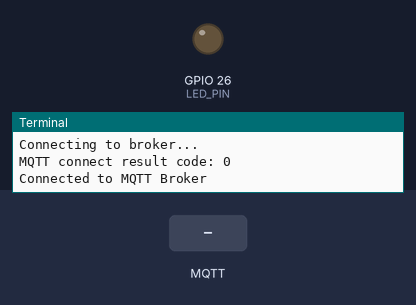
Bench run of a program on a simulated Raspberry Pi (BCM pin numbers). Shown: output pins drawn as LEDs (lit = HIGH), the last lines printed to the terminal. The inputs (shaded band) are chosen by the test bench. No MQTT or app messages arrive unless stated.

Above: at 1.3 s.
1.4 s: MQTT message "ON" arrives on the first subscribed topic
At 1.9 s:
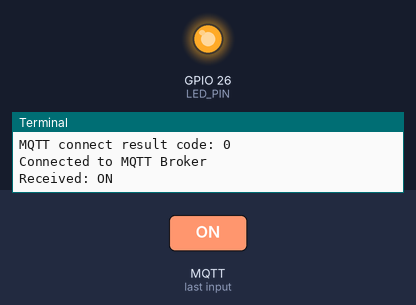
2.9 s: MQTT message "OFF" arrives on the first subscribed topic
At 4.3 s:
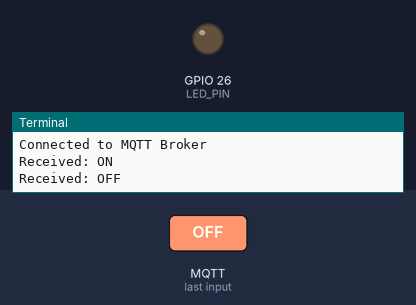
Timing chart, 0 to 5.9 s (numbered marks = the images above; inputs shaded):
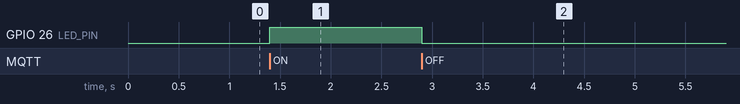

Measured:
- after the input at 1.4 s, GPIO 26 (LED_PIN): LOW → HIGH at once
- after the input at 2.9 s, GPIO 26 (LED_PIN): HIGH → LOW at once

The program:

led_with_mqtt.py
```python
import paho.mqtt.client as mqtt
import RPi.GPIO as GPIO

# ---------------- GPIO ----------------
LED_PIN = 26
GPIO.setwarnings(False)
GPIO.setmode(GPIO.BCM)
GPIO.setup(LED_PIN, GPIO.OUT)
GPIO.output(LED_PIN, False)

led_state = "OFF"

# ---------------- MQTT ----------------
BROKER = "YOUR_HIVEMQ_HOST"
PORT = 8883
USERNAME = "YOUR_USERNAME"
PASSWORD = "YOUR_PASSWORD"

TOPIC_CONTROL = "umesh/led/control"
TOPIC_STATUS  = "umesh/led/status"

def on_connect(client, userdata, flags, rc):
    print("MQTT connect result code:", rc)
    if rc == 0:
        print("Connected to MQTT Broker")
        client.subscribe(TOPIC_CONTROL)
        client.publish(TOPIC_STATUS, led_state)

def on_message(client, userdata, msg):
    global led_state
    command = msg.payload.decode()
    print("Received:", command)

    if command == "ON" and led_state == "OFF":
        GPIO.output(LED_PIN, True)
        led_state = "ON"
        client.publish(TOPIC_STATUS, "ON")

    elif command == "OFF" and led_state == "ON":
        GPIO.output(LED_PIN, False)
        led_state = "OFF"
        client.publish(TOPIC_STATUS, "OFF")

try:
    client = mqtt.Client()
    client.username_pw_set(USERNAME, PASSWORD)
    client.tls_set()

    client.on_connect = on_connect
    client.on_message = on_message

    print("Connecting to broker...")
    client.connect(BROKER, PORT, 60)
    client.loop_forever()

except KeyboardInterrupt:
    print("KeyboardInterrupt...")

finally:
    GPIO.cleanup()
    print("Exiting from System")
```
